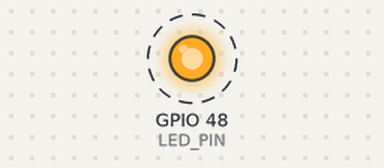
Bench run of a sketch on a simulated ESP32. Parts: output pins drawn as LEDs (lit = HIGH). Dashed ring = blinking. What the sketch prints to the serial monitor is not drawn.

Above: at 2.7 s.
Timing chart, 0 to 6.8 s (numbered marks = the images above):
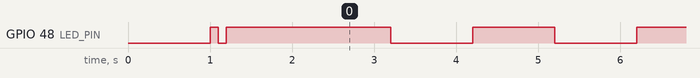

Measured:
- by itself, GPIO 48 (LED_PIN): goes LOW 0.10 s, HIGH 2.0 s, 63 × (LOW 1.0 s, HIGH 1.0 s), then LOW

The sketch:

haloReact_esp32_AP.ino
```cpp
#include <WiFi.h>
#include <ESPAsyncWebServer.h>


const char* ssid     = "HaloReact";
const char* password = "HaloReact1122";

#define LED_PIN 48  // Change this if using a different pin or built-in LED

AsyncWebServer server(80);

void setup() {
  Serial.begin(9600);
  Serial.println("Initialization");

  delay(1000); // wait 1s before initialization

  pinMode(LED_PIN, OUTPUT);  // Set LED pin as output

  digitalWrite(LED_PIN, HIGH);  // Turn the LED on
  delay(100);                  // Wait for 0.1 second
  digitalWrite(LED_PIN, LOW);   // Turn the LED off
  delay(100);                 // Wait for 0.1 second
  digitalWrite(LED_PIN, HIGH);  // Turn the LED on
  delay(1000);                // Wait for 1 second
  digitalWrite(LED_PIN, LOW); // Turn the LED off

  // Setup AP
  Serial.println("Setting AP (Access Point)… ");
  WiFi.softAP(ssid, password);
  IPAddress IP = WiFi.softAPIP();
  Serial.print("AP IP address: ");
  Serial.println(IP);

  // Redirect to Flask server when clients connect
  server.on("/", HTTP_GET, [](AsyncWebServerRequest *request) {
    request->send(200, "text/html",
        "<html><head><meta http-equiv='refresh' content='0;url=http://192.168.4.200:5000'></head>"
        "<body><p>Redirecting...</p></body></html>");
  });

    // Start web server
    server.begin();
}

void loop() {
  digitalWrite(LED_PIN, HIGH);  // Turn the LED on
  delay(1000);                  // Wait for 1 second
  digitalWrite(LED_PIN, LOW);   // Turn the LED off
  delay(1000);                  // Wait for 1 second
  Serial.print(".");
}
```
